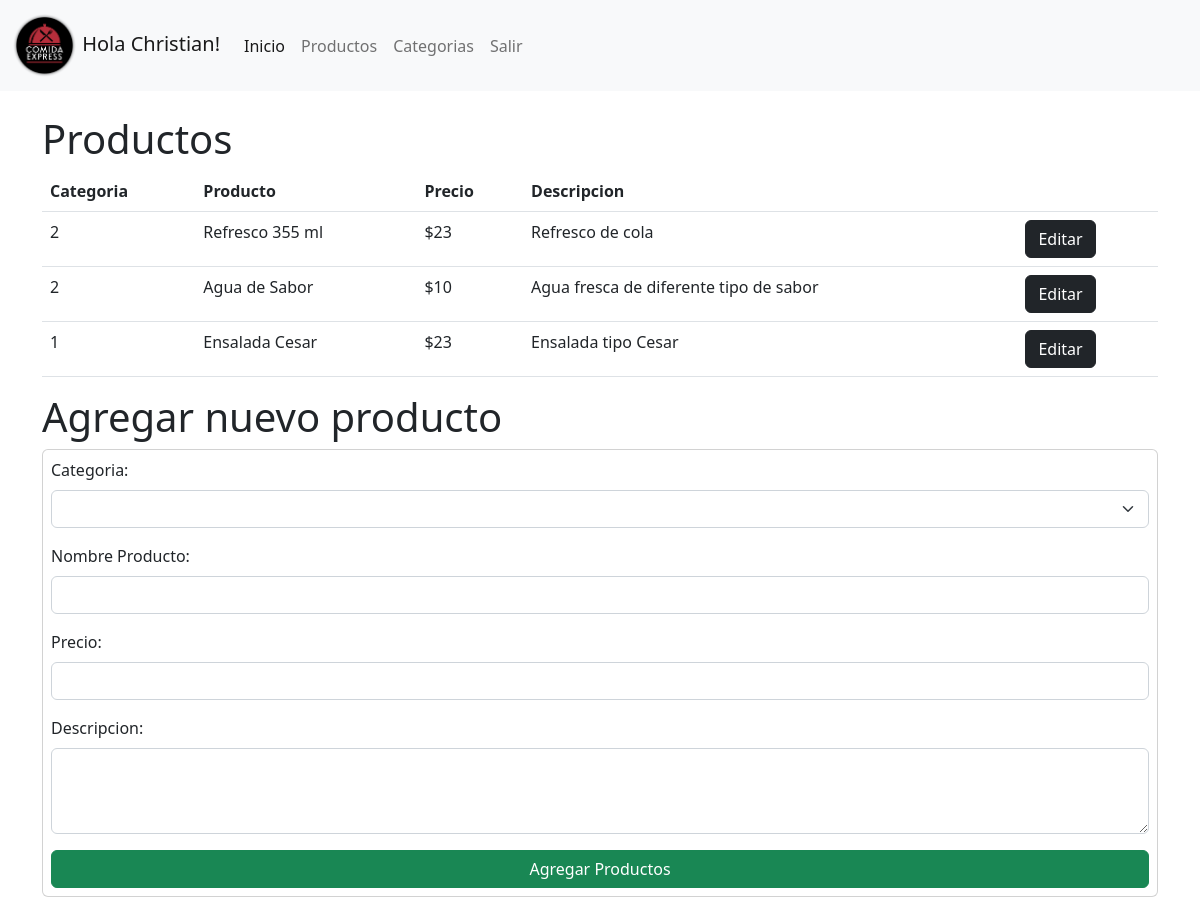
Page /admin/productos.php (signed in) on the earlier database version.
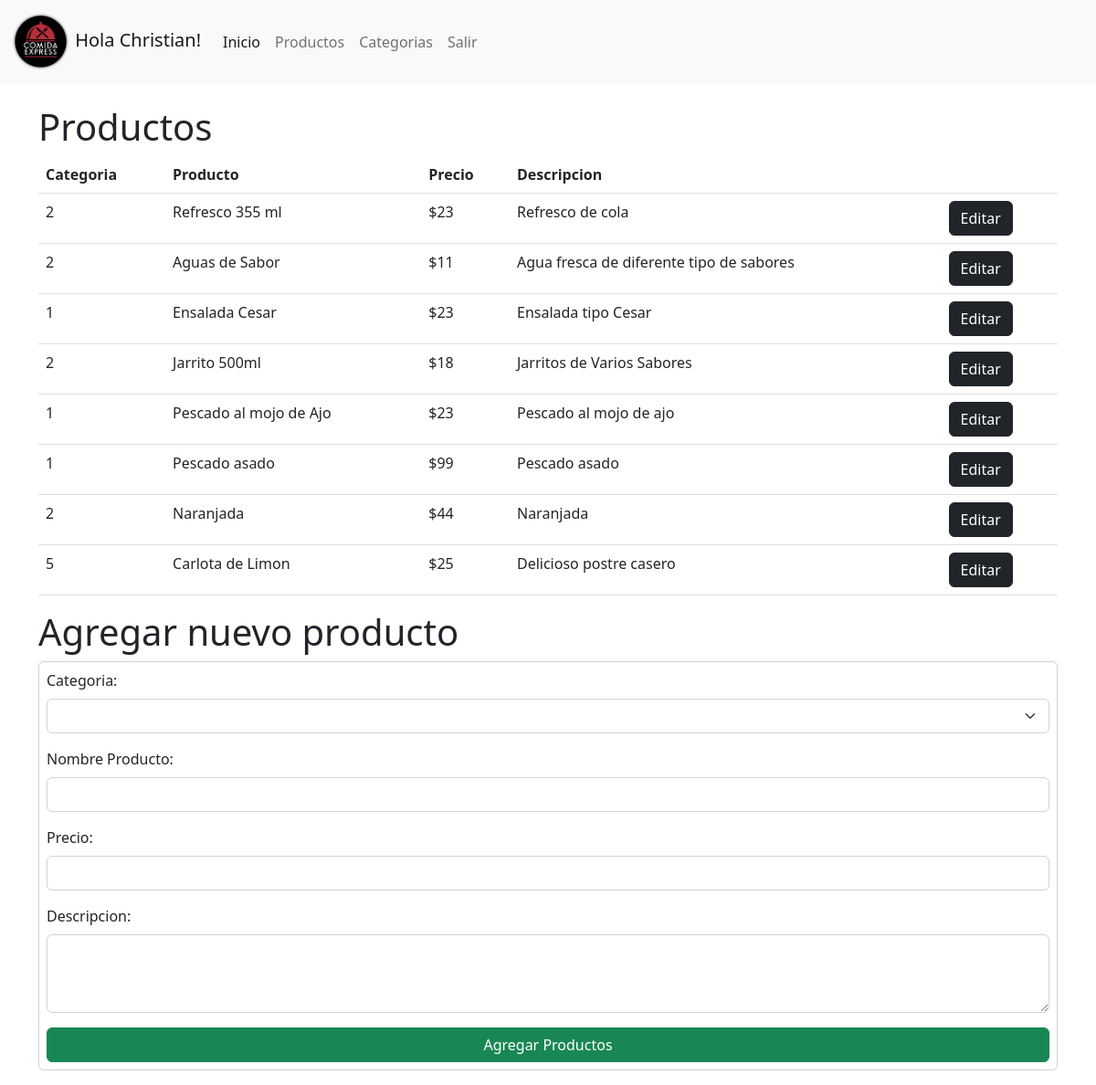
Same page on the later database version.
### tables this page shows
CREATE TABLE `producto` (
  `id_producto` int(11) NOT NULL,
  `categoria_id_categoria` int(11) NOT NULL,
  `nombre` varchar(30) DEFAULT NULL,
  `Precio_de_Venta` float DEFAULT NULL,
  `Descripcion` tinytext DEFAULT NULL
);

### admin/db/funciones.php (called while the page is built, shortened)
<?php
function verProductos($conn){
    $sql = "SELECT * FROM producto";
    $result = mysqli_query($conn, $sql);
    $data = mysqli_fetch_all($result, MYSQLI_NUM);
    return $data;
}
?>

### admin/productos.php (the view, shortened to what this page needs)
<?php
include 'db/conn.php';
include 'db/funciones.php';
?>
<!DOCTYPE html>
<html lang="en">
<head>
    <link href="https://cdn.jsdelivr.net/npm/bootstrap@5.2.0-beta1/dist/css/bootstrap.min.css" rel="stylesheet">
</head>
<body>
<nav class="navbar navbar-expand-lg bg-light">
    <div class="container-fluid">
        <a class="navbar-brand" href="#">
        <img src="../img/logo1.png" alt="" width="" height="65" class="d-inline-block align-text-center">
        Hola <?php echo $_SESSION['usuario'];?>!
        </a>
        <div class="collapse navbar-collapse" id="navbarNav">
        <ul class="navbar-nav">
            <li class="nav-item">
            <a class="nav-link active" aria-current="page" href="index.php">Inicio</a>
            </li>
            <li class="nav-item">
            <a class="nav-link" href="#">Productos</a>
            </li>
            <li class="nav-item">
            <a class="nav-link" href="categorias.php">Categorias</a>
            </li>
            <li class="nav-item">
            <a class="nav-link" href="salir.php">Salir</a>
            </li>
        </ul>
        </div>
    </div>
    </nav>
<nav>
<div class="container mt-4">
<h1> Productos</h1>
<table class="table">
        <thead>
            <tr>
                <th>Categoria</th>
                <th>Producto</th>
                <th>Precio</th>
                <th>Descripcion</th>
                <th></th>
            </tr>
        </thead>
            <tbody>
            <?php
            foreach(verProductos($conn) as $array){
                echo "<tr>";
                echo "<td>" . $array[1] . "</td>";
                echo "<td>" . $array[2] . "</td>";
                echo "<td>$" . $array[3] . "</td>";
                echo "<td>" . $array[4] . "</td>";
                echo "<td> <a href='db/editarProducto.php?id=$array[0]' class='btn btn-dark'> Editar</a>  </td>";
                echo "</tr>";
            }
            ?>
            </tbody>
    </table>
<h1>Agregar nuevo producto</h1>
    <form action="db/insertarProducto.php" method="POST" class="card p-2 mb-3">
        <div class="mb-3">
            <label for="nCategoria" class="form-label">Categoria:</label>
            <select name="nCategoria" id="categoria" class="form-select">
                <option></option>
            </select>
        </div>
        <div class="mb-3">
            <label for="nProducto" class="form-label">Nombre Producto:</label>
            <input type="text" id="nProducto" name="nProducto" class="form-control" required>
        </div>
        <div class="mb-3">
            <label for="nPrecio" class="form-label">Precio:</label>
            <input type="number" id="nPrecio" name="nPrecio" class="form-control" required>
        </div>
        <div class="mb-3">
            <label for="nTexto" class="form-label">Descripcion:</label>
            <textarea  type="text" id="nPrecio" name="nTexto" class="form-control"  rows="3" required></textarea>
        </div>
            <input type="submit" value="Agregar Productos" class='btn btn-success'>
    </form>
</div>
</body>
</html>

Differences in the rows shown:
changed producto: nombre "Agua de Sabor" → "Aguas de Sabor"; Precio_de_Venta "10" → "11"; Descripcion "Agua fresca de diferente tipo de sabor" → "Agua fresca de diferente tipo de sabores"
added producto: categoria_id_categoria "2", nombre "Jarrito 500ml", Precio_de_Venta "18", Descripcion "Jarritos de Varios Sabores"
added producto: categoria_id_categoria "1", nombre "Pescado al mojo de Ajo", Precio_de_Venta "23", Descripcion "Pescado al mojo de ajo"
added producto: categoria_id_categoria "1", nombre "Pescado asado", Precio_de_Venta "99", Descripcion "Pescado asado"
added producto: categoria_id_categoria "2", nombre "Naranjada", Precio_de_Venta "44", Descripcion "Naranjada"
added producto: categoria_id_categoria "5", nombre "Carlota de Limon", Precio_de_Venta "25", Descripcion "Delicioso postre casero"
